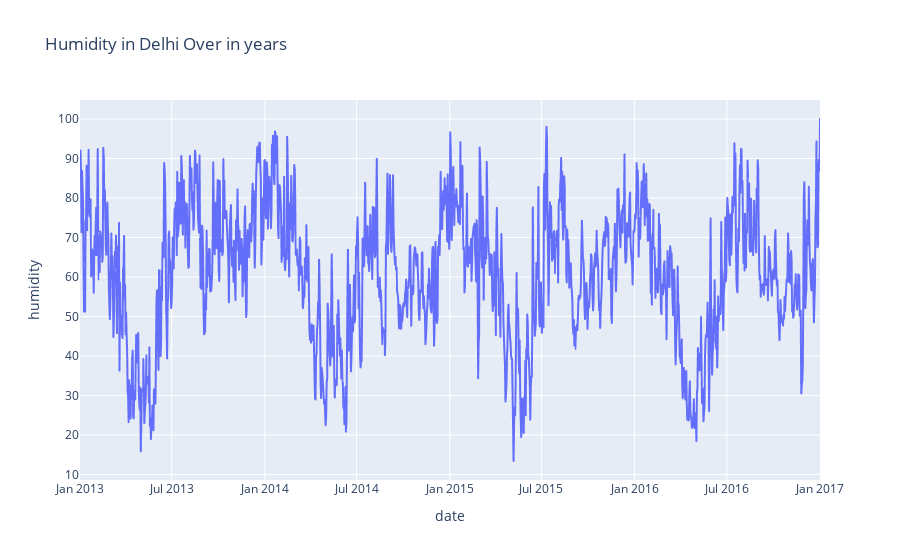

The cell this chart's notebook holds for it:
### Code cell
#humidity in delhi over the years
fig=px.line(data,x="date",y="humidity",title='Humidity in Delhi Over in years')
fig

### Figure 1 — Plotly figure (JSON) as saved in the notebook; plotly's stock layout.template omitted (floating-point values rounded to 4 significant figures; data arrays with more than 128 entries replaced by an {"elided": "..."} marker saying what was removed)
{"data": [{"hovertemplate": "date=%{x}<br>humidity=%{y}<extra></extra>", "legendgroup": "", "line": {"color": "#636efa", "dash": "solid"}, "marker": {"symbol": "circle"}, "mode": "lines", "name": "", "showlegend": false, "type": "scattergl", "x": {"elided": "1462 str values"}, "xaxis": "x", "y": {"elided": "1462 float values"}, "yaxis": "y"}], "layout": {"legend": {"tracegroupgap": 0}, "title": {"text": "Humidity in Delhi Over in years"}, "xaxis": {"anchor": "y", "domain": [0, 1], "title": {"text": "date"}}, "yaxis": {"anchor": "x", "domain": [0, 1], "title": {"text": "humidity"}}}}
